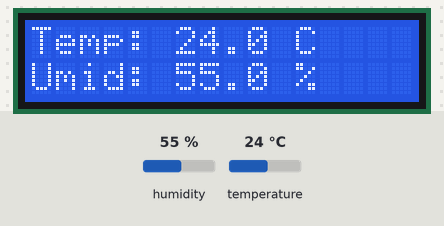
Bench run of a sketch on a simulated Arduino Uno, built with avr-gcc and run on an emulated ATmega328P. Parts: 16×2 character LCD. Inputs (shaded band) come from the test bench; at power-on: humidity 55 %, temperature 24 °C. What the sketch prints to the serial monitor is not drawn.

Above: at 3.7 s.
3.8 s: humidity set to 22 %
At 6.0 s:
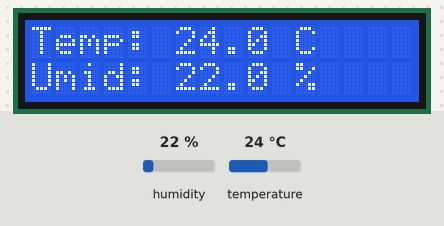
6.5 s: temperature set to 12 °C
At 7.1 s:
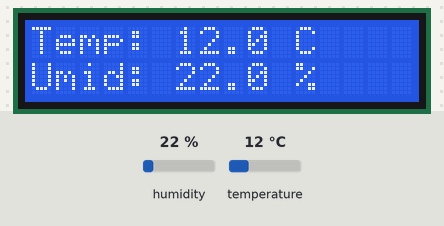
9.2 s: humidity set to 40 %
At 11.5 s:
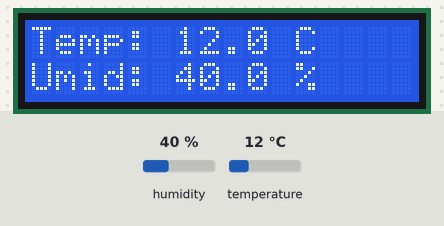
12.3 s: temperature set to 19 °C
At 13.7 s:
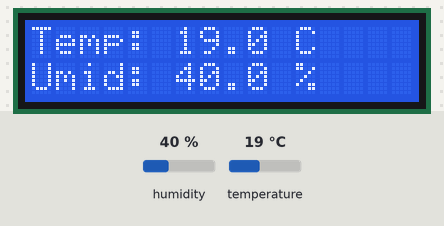
Timing chart, 0 to 15.3 s (numbered marks = the images above; inputs shaded):
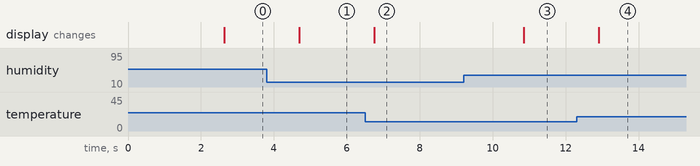

The sketch:

FruitBox.ino
```cpp
// ==========================================
// Projeto: FruitBox
// Descrição: Monitoramento de Temperatura e Umidade
// ==========================================

#include <DHT.h>
#include <Wire.h>
#include <LiquidCrystal_I2C.h> // Biblioteca para o display LCD I2C

// Definição do pino e tipo do sensor
#define DHTPIN 2  // Pino Digital 2 escolhido para não conflitar com I2C (A4/A5)
#define DHTTYPE DHT11
DHT dht(DHTPIN, DHTTYPE);

// Configura o display I2C no endereço 0x27 e tamanho 16x2
LiquidCrystal_I2C lcd(0x27, 16, 2);

void setup() {
  // Inicializa comunicação serial
  Serial.begin(9600);

  // Inicializa o sensor DHT
  dht.begin();

  // Inicializa o display LCD
  lcd.init();
  lcd.backlight();

  // Tela de inicialização do sistema
  lcd.setCursor(0, 0);
  lcd.print("FruitBox System");
  lcd.setCursor(0, 1);
  lcd.print("Iniciando...");
  delay(2500);
  lcd.clear();
}

void loop() {
  // Realiza a leitura do sensor
  float temperatura = dht.readTemperature();
  float umidade = dht.readHumidity();

  // Verifica se as leituras são válidas (NaN = Not a Number)
  if (!isnan(temperatura) && !isnan(umidade)) {

    // Log de monitoramento no Monitor Serial
    Serial.print("[FruitBox Log] Temp: ");
    Serial.print(temperatura);
    Serial.print(" °C | Umidade: ");
    Serial.print(umidade);
    Serial.println(" %");

    // Atualiza os dados no display LCD
    lcd.clear();

    // Linha 0 (Temperatura)
    lcd.setCursor(0, 0);
    lcd.print("Temp: ");
    lcd.print(temperatura, 1);
    lcd.print(" C");

    // Linha 1 (Umidade)
    lcd.setCursor(0, 1);
    lcd.print("Umid: ");
    lcd.print(umidade, 1);
    lcd.print(" %");

  } else {
    // Tratamento de falha na leitura do sensor
    Serial.println("[Erro] Falha na leitura do DHT11.");

    lcd.clear();
    lcd.setCursor(0, 0);
    lcd.print("Erro no Sensor");
    lcd.setCursor(0, 1);
    lcd.print("Verifique cabos!");
  }

  // O DHT11 necessita de intervalo entre leituras (2 segundos recomendado)
  delay(2000);
}
```

Measured:
- after the input at 3.8 s, the display: changes after 0.90 s (image 1)
- after the input at 6.5 s, the display: changes after 0.25 s (image 2)
- after the input at 9.2 s, the display: changes after 1.7 s (image 3)
- after the input at 12.3 s, the display: changes after 0.60 s (image 4)
